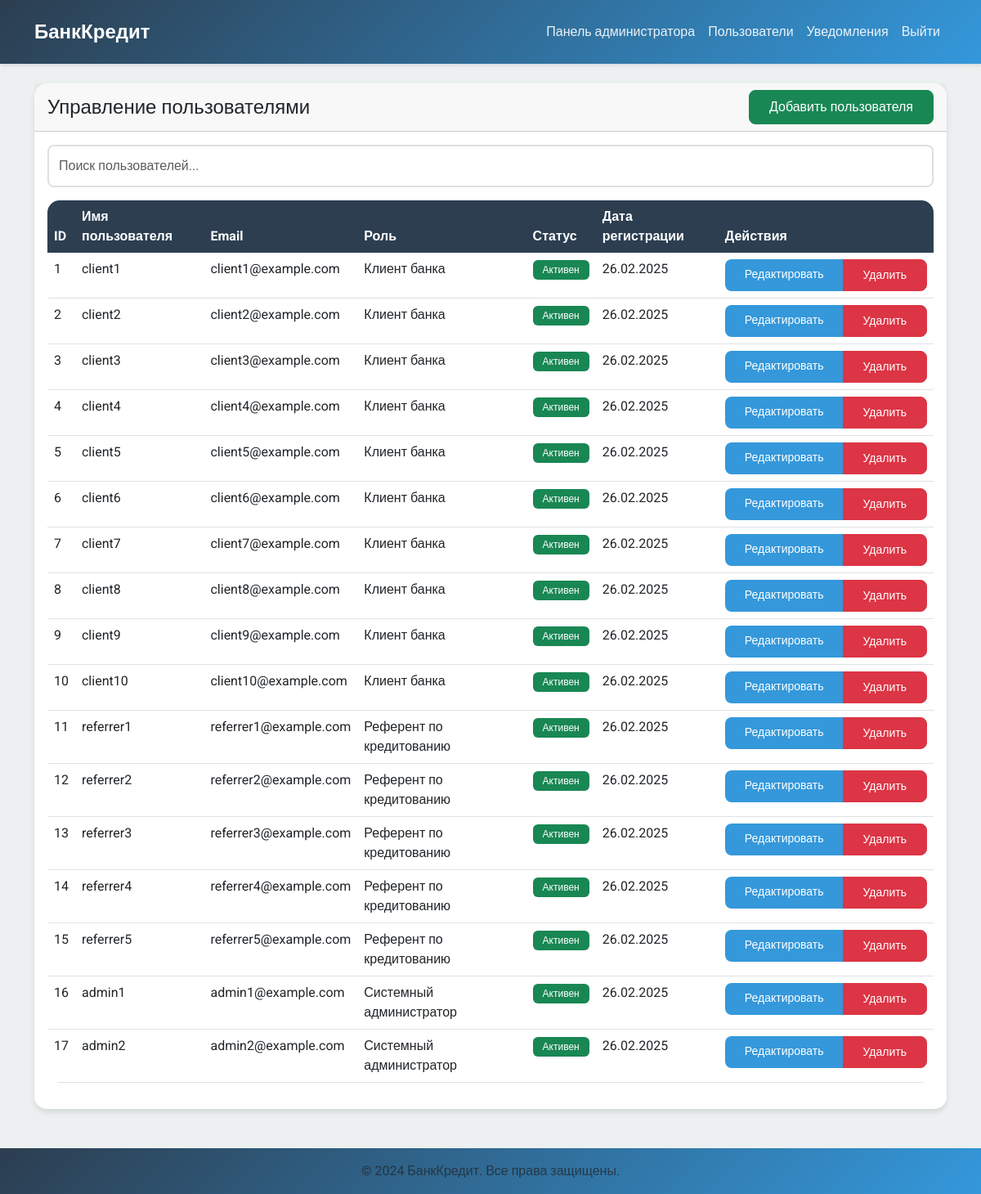
Screenshot of /admin-panel/users/ (signed in) with the database file from the repository.
### main/models.py (models this page shows, shortened)
class User(AbstractUser):
    ROLE_CHOICES = [
        ('client', 'Клиент банка'),
        ('referrer', 'Референт по кредитованию'),
        ('admin', 'Системный администратор'),
    ]
    role = models.CharField(
        max_length=10,
        choices=ROLE_CHOICES,
        default='client',
        verbose_name='Роль'
    )
    phone = models.CharField(
        max_length=15,
        blank=True,
        verbose_name='Телефон'
    )
    groups = models.ManyToManyField(
        'auth.Group',
        verbose_name='groups',
        blank=True,
        help_text='The groups this user belongs to.',
        related_name='custom_user_set',
        related_query_name='custom_user'
    )
    user_permissions = models.ManyToManyField(
        'auth.Permission',
        verbose_name='user permissions',
        blank=True,
        help_text='Specific permissions for this user.',
        related_name='custom_user_set',
        related_query_name='custom_user'
    )
    def get_unread_notifications_count(self):
        return self.notifications.filter(is_read=False).count()
    class Meta:
        verbose_name = 'Пользователь'
        verbose_name_plural = 'Пользователи'

### main/views.py (the view)
# urls.py: path('admin-panel/users/', views.AdminUserListView.as_view(), name='admin_user_list'),
class AdminUserListView(AdminRequiredMixin, ListView):
    model = User
    template_name = 'main/admin/user_list.html'
    context_object_name = 'users'

### main/mixins.py (called while the page is built)
    def test_func(self):
        return self.request.user.is_authenticated and self.request.user.role in self.allowed_roles

### main/templates/main/admin/user_list.html (shortened to what this page needs)
{% extends 'main/base.html' %}
{% block content %}
<div class="card">
    <div class="card-header d-flex justify-content-between align-items-center">
        <h4 class="mb-0">Управление пользователями</h4>
        <div>
            <button class="btn btn-success" data-bs-toggle="modal" data-bs-target="#addUserModal">
                Добавить пользователя
            </button>
        </div>
    </div>
    <div class="card-body">
        <div class="mb-3">
            <input type="text" class="form-control" id="userSearch"
                   placeholder="Поиск пользователей...">
        </div>
        <div class="table-responsive">
            <table class="table table-hover">
                <thead>
                    <tr>
                        <th>ID</th>
                        <th>Имя пользователя</th>
                        <th>Email</th>
                        <th>Роль</th>
                        <th>Статус</th>
                        <th>Дата регистрации</th>
                        <th>Действия</th>
                    </tr>
                </thead>
                <tbody>
                    {% for user in users %}
                        <tr>
                            <td>{{ user.id }}</td>
                            <td>{{ user.username }}</td>
                            <td>{{ user.email }}</td>
                            <td>{{ user.get_role_display }}</td>
                            <td>
                                <span class="badge {% if user.is_active %}bg-success{% else %}bg-danger{% endif %}">
                                    {{ user.is_active|yesno:"Активен,Заблокирован" }}
                                </span>
                            </td>
                            <td>{{ user.date_joined|date:"d.m.Y" }}</td>
                            <td>
                                <div class="btn-group">
                                    <a href="{% url 'admin_user_edit' user.id %}"
                                       class="btn btn-sm btn-primary">
                                        Редактировать
                                    </a>
                                    <button class="btn btn-sm btn-danger"
                                            onclick="confirmDelete({{ user.id }})">
                                        Удалить
                                    </button>
                                </div>
                            </td>
                        </tr>
                    {% endfor %}
                </tbody>
            </table>
        </div>
    </div>
</div>
{% endblock %}

### main/static/css/style.css (style rules this page uses)
:root { --primary-color: #2c3e50; --secondary-color: #3498db; --accent-color: #e74c3c; --background-color: #ecf0f1; --text-color: #2c3e50; --success-color: #27ae60; --warning-color: #f1c40f; }
body { background-color: var(--background-color); color: var(--text-color); font-family: 'Roboto', sans-serif; }
.card { border: none; border-radius: 15px; box-shadow: 0 4px 6px rgba(0, 0, 0, 0.1); }
.btn { border-radius: 8px; padding: 0.5rem 1.5rem; transition: background-color 0.3s ease; font-weight: 500; }
.btn-primary { background: var(--secondary-color); border: none; }
.form-control { border-radius: 8px; border: 2px solid #e0e0e0; padding: 0.75rem; }
.table { background: white; border-radius: 15px; overflow: hidden; }
.table thead th { background: var(--primary-color); color: white; border: none; }
.badge { padding: 0.5em 1em; border-radius: 6px; font-weight: 500; }

### rows the page displays
User: id "1", username "client1", email "client1@example.com", role "Клиент банка", is_active "Активен", date_joined "26.02.2025"
User: id "2", username "client2", email "client2@example.com", role "Клиент банка", is_active "Активен", date_joined "26.02.2025"
User: id "3", username "client3", email "client3@example.com", role "Клиент банка", is_active "Активен", date_joined "26.02.2025"
User: id "4", username "client4", email "client4@example.com", role "Клиент банка", is_active "Активен", date_joined "26.02.2025"
User: id "5", username "client5", email "client5@example.com", role "Клиент банка", is_active "Активен", date_joined "26.02.2025"
User: id "6", username "client6", email "client6@example.com", role "Клиент банка", is_active "Активен", date_joined "26.02.2025"
User: id "7", username "client7", email "client7@example.com", role "Клиент банка", is_active "Активен", date_joined "26.02.2025"
User: id "8", username "client8", email "client8@example.com", role "Клиент банка", is_active "Активен", date_joined "26.02.2025"
User: id "9", username "client9", email "client9@example.com", role "Клиент банка", is_active "Активен", date_joined "26.02.2025"
User: id "10", username "client10", email "client10@example.com", role "Клиент банка", is_active "Активен", date_joined "26.02.2025"
User: id "11", username "referrer1", email "referrer1@example.com", role "Референт по кредитованию", is_active "Активен", date_joined "26.02.2025"
User: id "12", username "referrer2", email "referrer2@example.com", role "Референт по кредитованию", is_active "Активен", date_joined "26.02.2025"
User: id "13", username "referrer3", email "referrer3@example.com", role "Референт по кредитованию", is_active "Активен", date_joined "26.02.2025"
User: id "14", username "referrer4", email "referrer4@example.com", role "Референт по кредитованию", is_active "Активен", date_joined "26.02.2025"
User: id "15", username "referrer5", email "referrer5@example.com", role "Референт по кредитованию", is_active "Активен", date_joined "26.02.2025"
User: id "16", username "admin1", email "admin1@example.com", role "Системный администратор", is_active "Активен", date_joined "26.02.2025"
User: id "17", username "admin2", email "admin2@example.com", role "Системный администратор", is_active "Активен", date_joined "26.02.2025"
